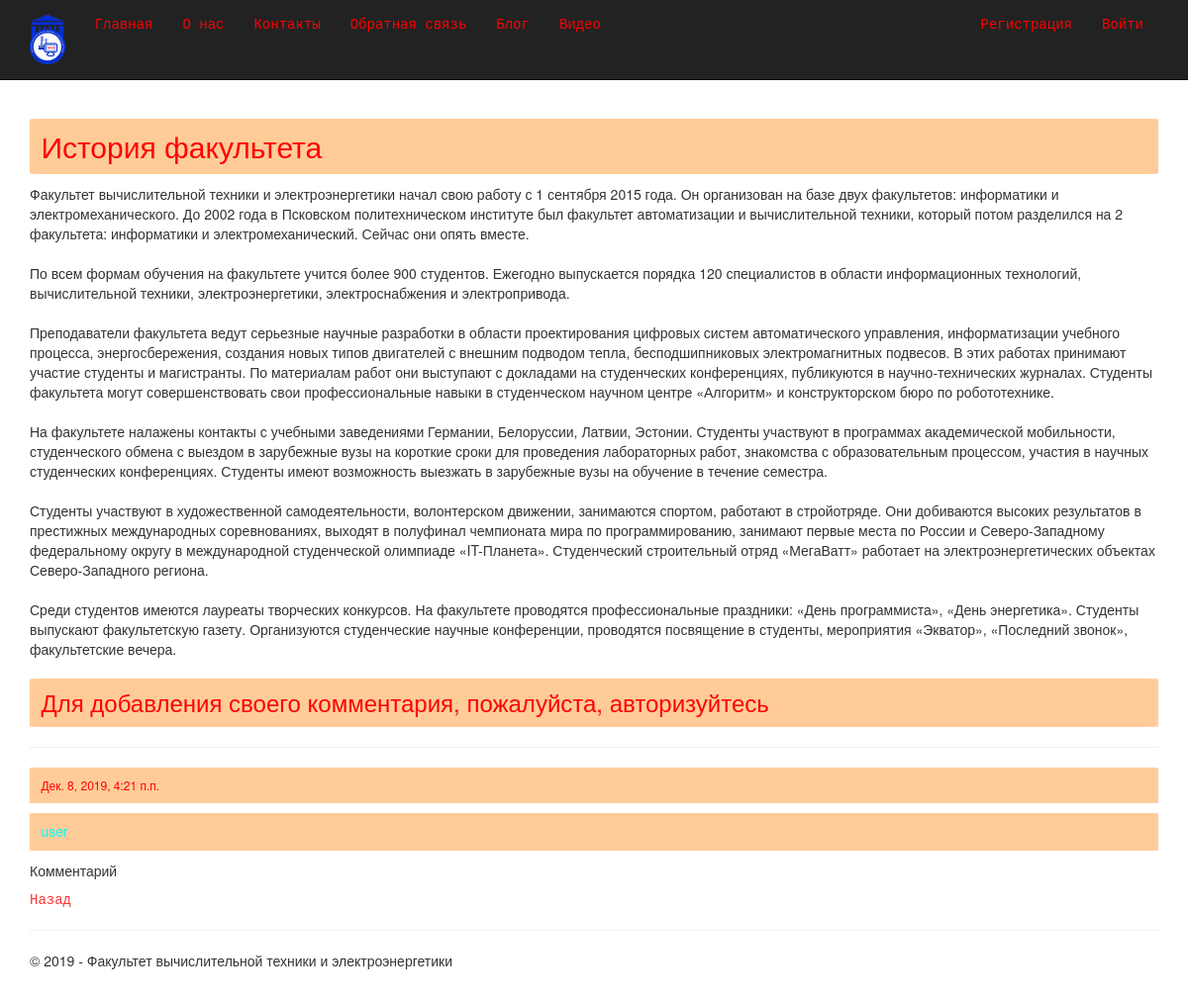
/1/, run on the app's committed database.
### app/models.py (models this page shows, shortened)
class Blog(models.Model):
    author = models.ForeignKey(User, null=True, blank=True, on_delete=models.SET_NULL, verbose_name='Автор')
    title = models.CharField(max_length=100, unique_for_date='posted', verbose_name='Заголовок')
    description = models.TextField(verbose_name='Краткое содержание')
    content = models.TextField(verbose_name='Полное содержание')
    posted = models.DateField(default=datetime.now(), db_index=True, verbose_name='Опубликована')
    image = models.FileField(default='temp.jpg', verbose_name='Путь к картинке')
    class Meta:
        db_table = 'Posts'
        ordering = ['posted']
        verbose_name = 'Статья блога'
        verbose_name_plural = 'Статьи блога'

class Comment(models.Model):
    text = models.TextField(verbose_name='Комментарий')
    date = models.DateTimeField(default=datetime.now(), db_index=True, verbose_name='Дата')
    author = models.ForeignKey(User, on_delete=models.CASCADE, verbose_name='Автор')
    post = models.ForeignKey(Blog, on_delete=models.CASCADE, verbose_name='Статья')
    class Meta:
        db_table = 'Comments'
        verbose_name = 'Комментарий'
        verbose_name_plural = 'Комментарии к статьям блога'
        ordering = ['-date']

### app/views.py (the view)
# urls.py: url(r'^(?P<parametr>\d+)/$', app.views.blogpost, name='blogpost'),
def blogpost(request, parametr):
    post_1 = Blog.objects.get(id=parametr)
    comments = Comment.objects.filter(post=parametr)
    if request.method == 'POST':
        form = CommentForm(request.POST)
        if form.is_valid():
            comment_f = form.save(commit=False)
            comment_f.author = request.user
            comment_f.date = datetime.now()
            comment_f.post = Blog.objects.get(id=parametr)
            comment_f.save()
            return redirect('blogpost', parametr=post_1.id)
    else:
        form = CommentForm()
    assert isinstance(request, HttpRequest)
    return render(
        request,
        'app/blogpost.html',
        {
            'post_1': post_1,
            'comments': comments,
            'form': form,
            'year': datetime.now().year
        }
    )

### app/templates/app/blogpost.html (shortened to what this page needs)
﻿{% extends 'app/layout.html' %}
{% block content %}
<h2>{{ post_1.title }}</h2>
<p>{{ post_1.content|linebreaksbr }}</p>
{% if user.is_authenticated %}
    <h3>Добавить комментарий</h3>
    <form method="post">
        {% csrf_token %}
        <div>
            {{ form.as_p }}
            <button type="submit" class="save btn btn-default">Отправить комментарий</button>
        </div>
    </form>
{% else %}
    <h3>Для добавления своего комментария, пожалуйста, авторизуйтесь</h3>
{% endif %}
{% for comment in comments %}
    <hr />
    <h6>{{ comment.date }}</h6>
    <h5>{{ comment.author }}</h5>
    <p>{{ comment.text|linebreaksbr }}</p>
{% endfor %}
<p><a href="{% url 'blog' %}">Назад</a></p>
{% endblock %}

### app/static/app/content/site.css (style rules this page uses)
body { padding-top: 80px; padding-bottom: 20px; }
h5 { color: aqua; }

### data on the page
Blog: title "История факультета", content "Факультет вычислительной техники и электроэнергетики начал свою работу с 1 сентября 2015 года. Он организован на базе двух факультетов: информатики и электромеханического. До 2002 года в Псковском политехническом институте был факультет автоматизации и вычислительной техники, который потом разделился на 2 факультета: информатики и электромеханический. Сейчас они опять вместе. По всем формам обучения на факультете учится более 900 студентов. Ежегодно выпускается порядка 120 специалистов в области информационных технологий, вычислительной техники, электроэнергетики, электроснабжения и электропривода. Преподаватели факультета ведут серьезные научные разработки в области проектирования цифровых…"
Comment: date "Дек. 8, 2019, 4:21 п.п.", author "user", text "Комментарий"
